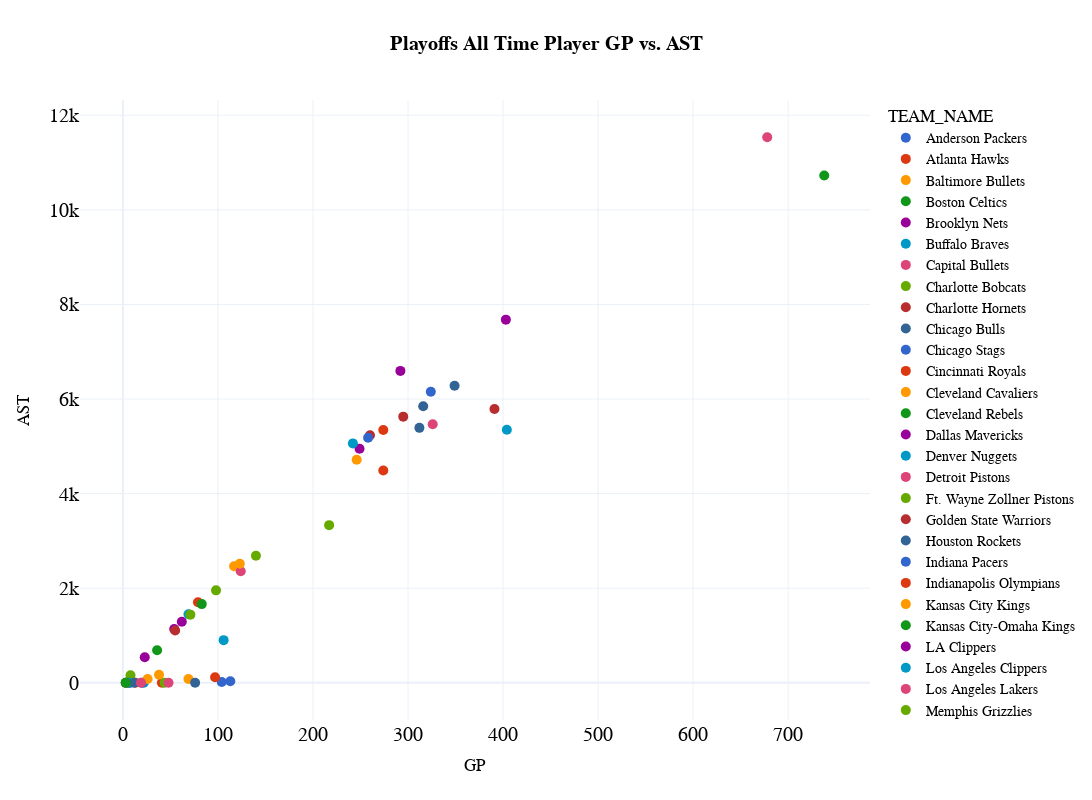

Notebook code cell kept with this figure:
### Code cell
cat1_playoffs="GP"
cat2_playoffs="AST"

fig_scatter_playoffs = px.scatter(
  df_totals_playoffs, 
  x=cat1, 
  y=cat2,
  color='ABBREVIATIOM',
color_discrete_map=team_color_dict,     
  title="<b>Playoffs All Time Player {} vs. {}</b>".format(cat1,cat2),
  template="plotly_white",
  hover_data=['TEAM_NAME', 'GP', 'MIN', 'FGM', 'FGA', 'FG_PCT', 'FG3M', 'FG3A', 'FG3_PCT', 'FTM', 'FTA', 'OREB',
       'DREB', 'REB', 'AST', 'STL', 'BLK', 'TOV', 'PF', 'PTS', 'PLUS_MINUS'], 
  height=800, 
  width=1200,
  )

fig_scatter_playoffs.update_layout(
    title_x=0.5,
    hoverlabel=dict(
        bgcolor="white",
        font_size=16,
        font_family="PT Sans Narrow"
    ),
    yaxis = dict(tickfont = dict(size=20)),
    xaxis = dict(tickfont = dict(size=20)),
    font=dict(
        family="PT Sans Narrow",
        size=14,
        color="Black"
    ),
    title_font_family="PT Sans Narrow"
)
fig_scatter_playoffs.update_traces(marker={'size': 10})

fig_scatter_playoffs
